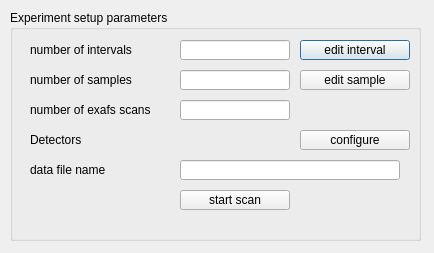
<?xml version="1.0" encoding="UTF-8"?>
<ui version="4.0">
 <class>Dialog</class>
 <widget class="QDialog" name="Dialog">
  <property name="geometry">
   <rect>
    <x>0</x>
    <y>0</y>
    <width>434</width>
    <height>253</height>
   </rect>
  </property>
  <property name="windowTitle">
   <string>Dialog</string>
  </property>
  <widget class="QGroupBox" name="groupBox">
   <property name="geometry">
    <rect>
     <x>10</x>
     <y>10</y>
     <width>411</width>
     <height>231</height>
    </rect>
   </property>
   <property name="title">
    <string>Experiment setup parameters</string>
   </property>
   <widget class="QLineEdit" name="setNumofIterv">
    <property name="geometry">
     <rect>
      <x>170</x>
      <y>30</y>
      <width>110</width>
      <height>20</height>
     </rect>
    </property>
   </widget>
   <widget class="QLineEdit" name="setNumofSamples">
    <property name="geometry">
     <rect>
      <x>170</x>
      <y>60</y>
      <width>110</width>
      <height>20</height>
     </rect>
    </property>
   </widget>
   <widget class="QLabel" name="label_33">
    <property name="geometry">
     <rect>
      <x>20</x>
      <y>60</y>
      <width>131</width>
      <height>20</height>
     </rect>
    </property>
    <property name="text">
     <string>number of samples</string>
    </property>
   </widget>
   <widget class="QLabel" name="label_34">
    <property name="geometry">
     <rect>
      <x>20</x>
      <y>90</y>
      <width>151</width>
      <height>20</height>
     </rect>
    </property>
    <property name="text">
     <string>number of exafs scans</string>
    </property>
   </widget>
   <widget class="QLabel" name="label_36">
    <property name="geometry">
     <rect>
      <x>20</x>
      <y>30</y>
      <width>131</width>
      <height>20</height>
     </rect>
    </property>
    <property name="text">
     <string>number of intervals</string>
    </property>
   </widget>
   <widget class="QLineEdit" name="setNumofExafsScans">
    <property name="geometry">
     <rect>
      <x>170</x>
      <y>90</y>
      <width>110</width>
      <height>20</height>
     </rect>
    </property>
   </widget>
   <widget class="QPushButton" name="editIntrv">
    <property name="geometry">
     <rect>
      <x>290</x>
      <y>30</y>
      <width>110</width>
      <height>20</height>
     </rect>
    </property>
    <property name="text">
     <string>edit interval</string>
    </property>
   </widget>
   <widget class="QPushButton" name="editSample">
    <property name="geometry">
     <rect>
      <x>290</x>
      <y>60</y>
      <width>110</width>
      <height>20</height>
     </rect>
    </property>
    <property name="text">
     <string>edit sample</string>
    </property>
   </widget>
   <widget class="QLabel" name="label_35">
    <property name="geometry">
     <rect>
      <x>20</x>
      <y>150</y>
      <width>151</width>
      <height>20</height>
     </rect>
    </property>
    <property name="text">
     <string>data file name</string>
    </property>
   </widget>
   <widget class="QLineEdit" name="setDataFileName">
    <property name="geometry">
     <rect>
      <x>170</x>
      <y>150</y>
      <width>220</width>
      <height>20</height>
     </rect>
    </property>
   </widget>
   <widget class="QPushButton" name="StartScan">
    <property name="geometry">
     <rect>
      <x>170</x>
      <y>180</y>
      <width>110</width>
      <height>20</height>
     </rect>
    </property>
    <property name="text">
     <string>start scan</string>
    </property>
   </widget>
   <widget class="QLabel" name="label_37">
    <property name="geometry">
     <rect>
      <x>20</x>
      <y>120</y>
      <width>131</width>
      <height>20</height>
     </rect>
    </property>
    <property name="text">
     <string>Detectors</string>
    </property>
   </widget>
   <widget class="QPushButton" name="configureDetectors">
    <property name="geometry">
     <rect>
      <x>290</x>
      <y>120</y>
      <width>110</width>
      <height>20</height>
     </rect>
    </property>
    <property name="text">
     <string>configure</string>
    </property>
   </widget>
  </widget>
 </widget>
 <resources/>
 <connections/>
</ui>
